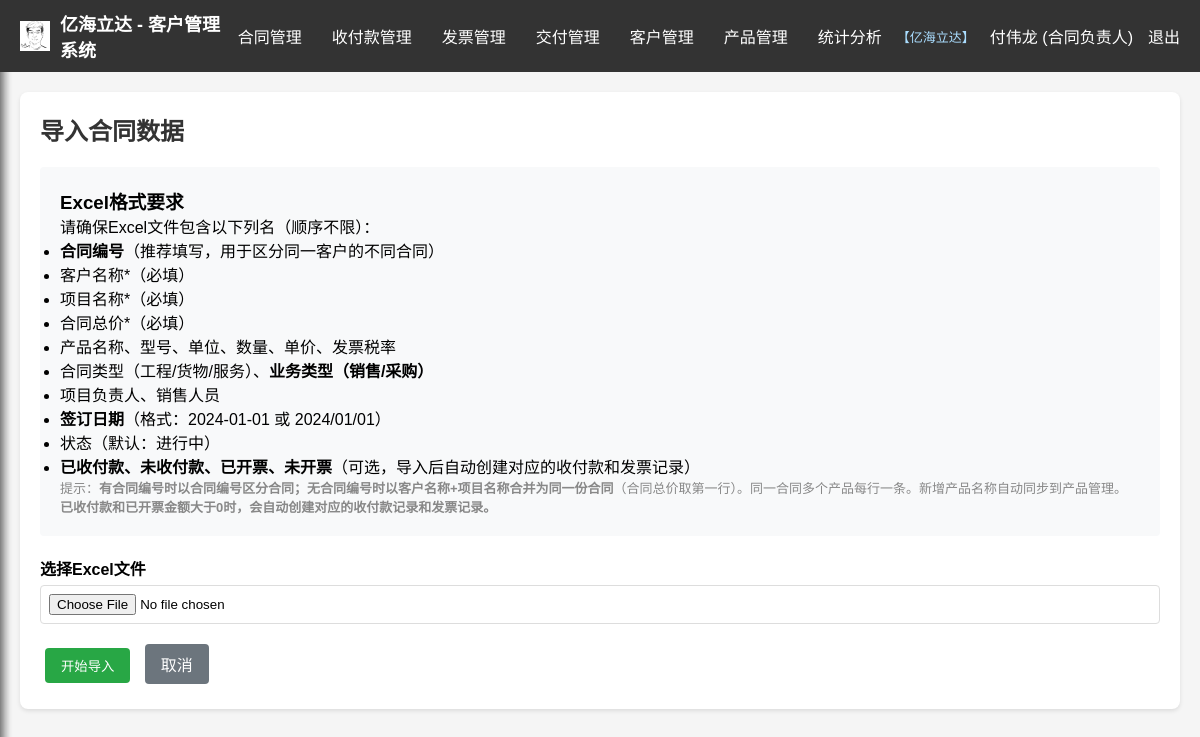
Page /import (signed in) on the committed database.
### models.py (models this page shows, shortened)
class TenantCustomer(db.Model):
    id = db.Column(db.Integer, primary_key=True)
    name = db.Column(db.String(200), nullable=False, unique=True)
    description = db.Column(db.String(500))
    created_at = db.Column(db.DateTime, default=datetime.utcnow)
    system_name = db.Column(db.String(200))
    company_name = db.Column(db.String(200))
    logo_file = db.Column(db.String(200))
    trial_expires_at = db.Column(db.DateTime, nullable=True)
    users = db.relationship('User', backref='tenant', lazy=True)

class User(db.Model):
    id = db.Column(db.Integer, primary_key=True)
    username = db.Column(db.String(50), nullable=False)
    __table_args__ = (db.UniqueConstraint('username', 'customer_id', name='uq_user_username_tenant'),)
    password_hash = db.Column(db.String(200), nullable=False)
    role = db.Column(db.String(50), nullable=False)
    permissions = db.Column(db.String(500))
    created_at = db.Column(db.DateTime, default=datetime.utcnow)
    customer_id = db.Column(db.Integer, db.ForeignKey('tenant_customer.id'), nullable=True)
    organization_id = db.Column(db.Integer, db.ForeignKey('organization.id'), nullable=True)

### app.py (the view, shortened to what this page needs)
@app.route('/import', methods=['GET', 'POST'])
@permission_required('导入EXCEL')
def import_contracts():
    return render_template('import.html')

### app.py (called while the page is built)
def get_user_function_permissions(user_id):
    user = db.session.get(User, user_id)
    if not user:
        return []
    if user.role == '超级管理员' or user.permissions == 'all':
        return 'all'
    permissions = set()
    if user.permissions:
        if user.permissions == 'all':
            return 'all'
        permissions.update(user.permissions.split(','))
    user_positions = UserPosition.query.filter_by(user_id=user_id).all()
    for up in user_positions:
        position = db.session.get(Position, up.position_id)
        if position and position.function_permissions:
            position_perms = position.function_permissions.split(',')
            permissions.update(position_perms)
    return list(permissions)

def has_permission(user_id, permission):
    permissions = get_user_function_permissions(user_id)
    if permissions == 'all':
        return True
    if permission in permissions:
        return True
    if '-' in permission:
        base_permission = permission.split('-')[0]  # 提取 '增加-收付款' 中的 '增加'
        if base_permission in permissions:
            return True
    if '-' not in permission:
        for perm in permissions:
            if perm.startswith(permission + '-'):
                return True
    return False

def permission_required(permission):
    def decorator(f):
        @wraps(f)
        def decorated_function(*args, **kwargs):
            if 'user_id' not in session:
                flash('请先登录', 'warning')
                return redirect(url_for('login'))
            user_id = session['user_id']
            if has_permission(user_id, permission):
                return f(*args, **kwargs)
            flash('你没有此项权限，请与管理员联系', 'warning')
            return redirect(url_for('index'))
        return decorated_function
    return decorator

### templates/import.html
{% extends "base.html" %}
{% block content %}
<h2>导入合同数据</h2>
<div style="background: #f8f9fa; padding: 20px; border-radius: 4px; margin-bottom: 20px;">
    <h3>Excel格式要求</h3>
    <p>请确保Excel文件包含以下列名（顺序不限）：</p>
    <ul>
        <li><strong>合同编号</strong>（推荐填写，用于区分同一客户的不同合同）</li>
        <li>客户名称*（必填）</li>
        <li>项目名称*（必填）</li>
        <li>合同总价*（必填）</li>
        <li>产品名称、型号、单位、数量、单价、发票税率</li>
        <li>合同类型（工程/货物/服务）、<strong>业务类型（销售/采购）</strong></li>
        <li>项目负责人、销售人员</li>
        <li><strong>签订日期</strong>（格式：2024-01-01 或 2024/01/01）</li>
        <li>状态（默认：进行中）</li>
        <li><strong>已收付款、未收付款、已开票、未开票</strong>（可选，导入后自动创建对应的收付款和发票记录）</li>
    </ul>
    <p style="color:#888;font-size:13px;">提示：<strong>有合同编号时以合同编号区分合同；无合同编号时以客户名称+项目名称合并为同一份合同</strong>（合同总价取第一行）。同一合同多个产品每行一条。新增产品名称自动同步到产品管理。<strong>已收付款和已开票金额大于0时，会自动创建对应的收付款记录和发票记录。</strong></p>
</div>
{% if duplicates %}
<div style="background:#fff3cd;border-left:4px solid #ffc107;padding:15px;border-radius:4px;margin-bottom:20px;">
    <strong>⚠️ 检测到以下合同可能已存在：</strong>
    <ul style="margin:10px 0 0 0;">
        {% for d in duplicates %}
        <li>{{ d }}</li>
        {% endfor %}
    </ul>
    <p style="margin-top:12px;color:#856404;">请检查数据后重新上传，或联系管理员处理重复数据。</p>
    <a href="{{ url_for('import_contracts') }}" class="btn btn-secondary">返回</a>
</div>
{% else %}
<form method="POST" enctype="multipart/form-data">
    <div class="form-group">
        <label>选择Excel文件</label>
        <input type="file" name="excel_file" accept=".xlsx,.xls" required>
    </div>
    <button type="submit" class="btn btn-success">开始导入</button>
    <a href="{{ url_for('index') }}" class="btn btn-secondary">取消</a>
</form>
{% endif %}
{% endblock %}

### templates/base.html (shortened to what this page needs)
<!DOCTYPE html>
<html lang="zh-CN">
<head>
    <link rel="stylesheet" href="https://cdn.jsdelivr.net/npm/flatpickr/dist/flatpickr.min.css">
</head>
<body>
    <div class="top-nav">
        <div class="logo">
            {% if company_logo_file %}<img src="{{ url_for('static', filename=company_logo_file) }}" alt="logo">{% endif %}
            {% if company_name %}{{ company_name }} - {% endif %}{{ system_name|default('客户管理系统') }}
        </div>
        <ul class="top-menu">
            {% if session.username == 'superadmin' %}
            <li><a href="{{ url_for('tenant_management') }}">租户管理</a></li>
            <li><a href="{{ url_for('sysconfig') }}">系统配置</a></li>
            {% else %}
            <li id="contractMenu">
                <a href="{{ url_for('index') }}">合同管理</a>
            </li>
            <li id="paymentMenu">
                <a href="{{ url_for('payments_list') }}">收付款管理</a>
            </li>
            <li id="invoiceMenu">
                <a href="{{ url_for('invoices_list') }}">发票管理</a>
            </li>
            <li id="deliveryMenu">
                <a href="{{ url_for('deliveries_list') }}">交付管理</a>
            </li>
            <li id="customerMenu">
                <a href="{{ url_for('customers') }}">客户管理</a>
            </li>
            <li id="productMenu">
                <a href="{{ url_for('products') }}">产品管理</a>
            </li>
            <li><a href="{{ url_for('statistics') }}">统计分析</a></li>
            {% endif %}
        </ul>
        <div class="user-info">
            {% if current_tenant_name %}
            <span style="color: #adf; font-size:13px;">【{{ current_tenant_name }}】</span>
            {% elif session.username == 'superadmin' %}
            <span style="color: #adf; font-size:13px;">【系统总后台】</span>
            {% endif %}
            <span>{{ session.username }} ({{ session.role }})</span>
            <a href="{{ url_for('logout') }}">退出</a>
        </div>
    </div>
    <main class="main-content">
        <div class="container">
            {% block content %}{% endblock %}
        </div>
    </main>
</body>
</html>

### templates/base.html (style rules this page uses)
* { margin: 0; padding: 0; box-sizing: border-box; }
body { font-family: Arial, sans-serif; background: #f5f5f5; }
.top-nav { background: #333; padding: 10px 20px; display: flex; align-items: center; position: relative; z-index: 100; }
.top-nav .logo { color: white; font-size: 18px; font-weight: bold; margin-right: auto; display: flex; align-items: center; }
.top-nav .logo img { height: 30px; margin-right: 10px; }
.top-menu { display: flex; align-items: center; gap: 0; flex: 1; }
.top-menu > li { list-style: none; position: relative; }
.top-menu > li > a { display: block; padding: 10px 15px; color: white; text-decoration: none; white-space: nowrap; cursor: pointer; }
.user-info { display: flex; align-items: center; gap: 15px; margin-left: auto; }
.user-info span, .user-info a { color: white; text-decoration: none; white-space: nowrap; }
.main-content { padding: 20px; transition: margin-left 0.3s ease; }
.container { max-width: 1400px; margin: 0 auto; background: white; padding: 20px; border-radius: 8px; box-shadow: 0 2px 4px rgba(0,0,0,0.1); }
h1, h2 { color: #333; margin-bottom: 20px; }
.btn { padding: 8px 16px; border: none; border-radius: 4px; cursor: pointer; text-decoration: none; display: inline-block; margin: 5px; }
.btn-success { background: #28a745; color: white; }
.btn-secondary { background: #6c757d; color: white; }
.form-group { margin-bottom: 15px; }
label { display: block; margin-bottom: 5px; font-weight: bold; }
input, select, textarea { width: 100%; padding: 8px; border: 1px solid #ddd; border-radius: 4px; }

### rows in the picture
TenantCustomer: logo_file (picture), company_name "亿海立达", name "亿海立达"
User: username "付伟龙", role "合同负责人"

### other values in the picture
{{ system_name|default('客户管理系统') }} "客户管理系统"
